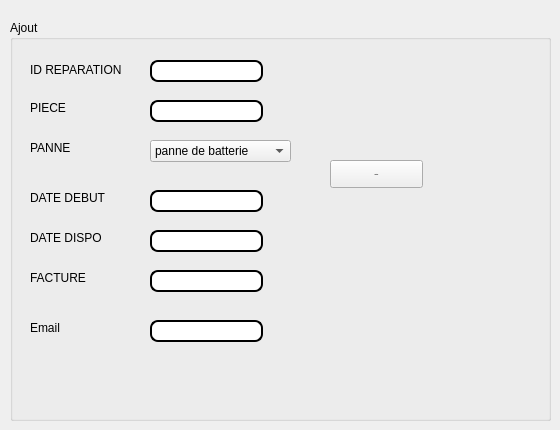
      <widget class="QWidget" name="tab_12">
       <attribute name="title">
        <string>Ajout une reparation</string>
       </attribute>
       <widget class="QGroupBox" name="tabWidget_4">
        <property name="geometry">
         <rect>
          <x>10</x>
          <y>20</y>
          <width>541</width>
          <height>401</height>
         </rect>
        </property>
        <property name="title">
         <string>Ajout</string>
        </property>
        <widget class="QLabel" name="label_23">
         <property name="geometry">
          <rect>
           <x>20</x>
           <y>40</y>
           <width>121</width>
           <height>20</height>
          </rect>
         </property>
         <property name="text">
          <string>ID REPARATION</string>
         </property>
        </widget>
        <widget class="QLabel" name="label_49">
         <property name="geometry">
          <rect>
           <x>20</x>
           <y>80</y>
           <width>56</width>
           <height>16</height>
          </rect>
         </property>
         <property name="text">
          <string>PIECE</string>
         </property>
        </widget>
        <widget class="QLabel" name="label_50">
         <property name="geometry">
          <rect>
           <x>20</x>
           <y>250</y>
           <width>56</width>
           <height>16</height>
          </rect>
         </property>
         <property name="text">
          <string>FACTURE</string>
         </property>
        </widget>
        <widget class="QLineEdit" name="id_reparation">
         <property name="geometry">
          <rect>
           <x>140</x>
           <y>40</y>
           <width>113</width>
           <height>22</height>
          </rect>
         </property>
         <property name="styleSheet">
          <string notr="true">QLineEdit {
padding: 1px;
border-style: solid;
border: 2px solid gray;
border-radius: 8px;
background-color: rgb(255, 255, 255);
border:2px solid #000;
}</string>
         </property>
        </widget>
        <widget class="QLineEdit" name="piece">
         <property name="geometry">
          <rect>
           <x>140</x>
           <y>80</y>
           <width>113</width>
           <height>22</height>
          </rect>
         </property>
         <property name="styleSheet">
          <string notr="true">QLineEdit {
padding: 1px;
border-style: solid;
border: 2px solid gray;
border-radius: 8px;
background-color: rgb(255, 255, 255);
border:2px solid #000;
}</string>
         </property>
        </widget>
        <widget class="QLineEdit" name="facture1">
         <property name="geometry">
          <rect>
           <x>140</x>
           <y>250</y>
           <width>113</width>
           <height>22</height>
          </rect>
         </property>
         <property name="styleSheet">
          <string notr="true">QLineEdit {
padding: 1px;
border-style: solid;
border: 2px solid gray;
border-radius: 8px;
background-color: rgb(255, 255, 255);
border:2px solid #000;
}</string>
         </property>
        </widget>
        <widget class="QLineEdit" name="date_debut">
         <property name="geometry">
          <rect>
           <x>140</x>
           <y>170</y>
           <width>113</width>
           <height>22</height>
          </rect>
         </property>
         <property name="styleSheet">
          <string notr="true">QLineEdit {
padding: 1px;
border-style: solid;
border: 2px solid gray;
border-radius: 8px;
background-color: rgb(255, 255, 255);
border:2px solid #000;
}</string>
         </property>
        </widget>
        <widget class="QLabel" name="label_51">
         <property name="geometry">
          <rect>
           <x>20</x>
           <y>120</y>
           <width>61</width>
           <height>16</height>
          </rect>
         </property>
         <property name="text">
          <string>PANNE</string>
         </property>
        </widget>
        <widget class="QLabel" name="label_52">
         <property name="geometry">
          <rect>
           <x>20</x>
           <y>210</y>
           <width>91</width>
           <height>16</height>
          </rect>
         </property>
         <property name="text">
          <string>DATE DISPO</string>
         </property>
        </widget>
        <widget class="QLabel" name="label_53">
         <property name="geometry">
          <rect>
           <x>20</x>
           <y>170</y>
           <width>91</width>
           <height>16</height>
          </rect>
         </property>
         <property name="text">
          <string>DATE DEBUT</string>
         </property>
        </widget>
        <widget class="QLineEdit" name="date_dispo">
         <property name="geometry">
          <rect>
           <x>140</x>
           <y>210</y>
           <width>113</width>
           <height>22</height>
          </rect>
         </property>
         <property name="styleSheet">
          <string notr="true">QLineEdit {
padding: 1px;
border-style: solid;
border: 2px solid gray;
border-radius: 8px;
background-color: rgb(255, 255, 255);
border:2px solid #000;
}</string>
         </property>
        </widget>
        <widget class="QPushButton" name="ajouterismael">
         <property name="geometry">
          <rect>
           <x>320</x>
           <y>140</y>
           <width>93</width>
           <height>28</height>
          </rect>
         </property>
         <property name="font">
          <font>
           <family>Source Code Pro</family>
           <pointsize>-1</pointsize>
           <weight>75</weight>
           <bold>true</bold>
          </font>
         </property>
         <property name="styleSheet">
          <string notr="true">QPushButton
{
    color: #b1b1b1;
    background-color: QLinearGradient( x1: 0, y1: 0, x2: 0, y2: 1, stop: 0 #565656, stop: 0.1 #525252, stop: 0.5 #4e4e4e, stop: 0.9 #4a4a4a, stop: 1 #464646);
    border-width: 1px;
    border-color: #1e1e1e;
    border-style: solid;
    border-radius: 6;
    padding: 3px;
    font-size: 12px;
    padding-left: 5px;
    padding-right: 5px;
}

QPushButton:pressed
{
    background-color: QLinearGradient( x1: 0, y1: 0, x2: 0, y2: 1, stop: 0 #2d2d2d, stop: 0.1 #2b2b2b, stop: 0.5 #292929, stop: 0.9 #282828, stop: 1 #252525);
}color: rgb(255, 255, 255);
background-color:  QLinearGradient(x1: 0, y1: 0, x2: 0, y2: 1, stop: 0#8D9AAE, stop: 1 #8D9AAE);
 border-radius: 10;</string>
         </property>
         <property name="text">
          <string>Ajouter</string>
         </property>
        </widget>
        <widget class="QComboBox" name="panne">
         <property name="geometry">
          <rect>
           <x>140</x>
           <y>120</y>
           <width>141</width>
           <height>22</height>
          </rect>
         </property>
         <item>
          <property name="text">
           <string>panne de batterie</string>
          </property>
         </item>
         <item>
          <property name="text">
           <string>fuite du joint</string>
          </property>
         </item>
         <item>
          <property name="text">
           <string>refroidissement</string>
          </property>
         </item>
         <item>
          <property name="text">
           <string>roues</string>
          </property>
         </item>
         <item>
          <property name="text">
           <string>huile moteur</string>
          </property>
         </item>
        </widget>
        <widget class="QLabel" name="label_54">
         <property name="geometry">
          <rect>
           <x>20</x>
           <y>300</y>
           <width>56</width>
           <height>16</height>
          </rect>
         </property>
         <property name="text">
          <string>Email</string>
         </property>
        </widget>
        <widget class="QLineEdit" name="email1">
         <property name="geometry">
          <rect>
           <x>140</x>
           <y>300</y>
           <width>113</width>
           <height>22</height>
          </rect>
         </property>
         <property name="styleSheet">
          <string notr="true">QLineEdit {
padding: 1px;
border-style: solid;
border: 2px solid gray;
border-radius: 8px;
background-color: rgb(255, 255, 255);
border:2px solid #000;
}</string>
         </property>
        </widget>
       </widget>
      </widget>
